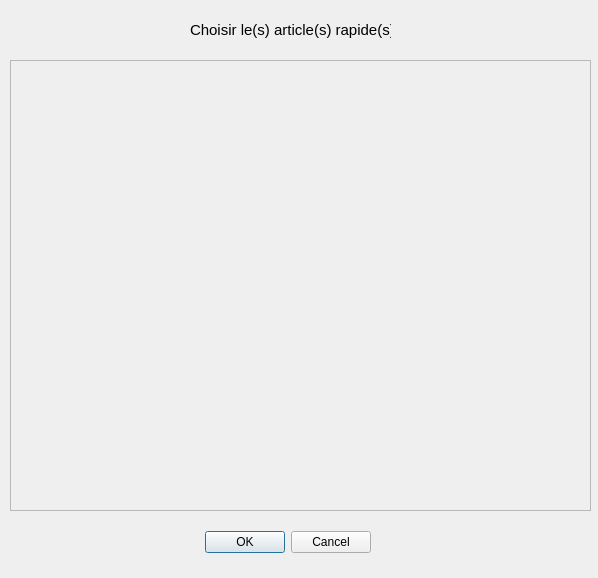
<?xml version="1.0" encoding="UTF-8"?>
<ui version="4.0">
 <class>Dialog</class>
 <widget class="QDialog" name="Dialog">
  <property name="geometry">
   <rect>
    <x>0</x>
    <y>0</y>
    <width>598</width>
    <height>578</height>
   </rect>
  </property>
  <property name="windowTitle">
   <string>Articles rapides</string>
  </property>
  <widget class="QDialogButtonBox" name="buttonBox">
   <property name="geometry">
    <rect>
     <x>200</x>
     <y>530</y>
     <width>171</width>
     <height>24</height>
    </rect>
   </property>
   <property name="orientation">
    <enum>Qt::Orientation::Horizontal</enum>
   </property>
   <property name="standardButtons">
    <set>QDialogButtonBox::StandardButton::Cancel|QDialogButtonBox::StandardButton::Ok</set>
   </property>
  </widget>
  <widget class="QScrollArea" name="scrollArea">
   <property name="geometry">
    <rect>
     <x>10</x>
     <y>60</y>
     <width>581</width>
     <height>451</height>
    </rect>
   </property>
   <property name="widgetResizable">
    <bool>true</bool>
   </property>
   <widget class="QWidget" name="scrollAreaWidgetContents">
    <property name="geometry">
     <rect>
      <x>0</x>
      <y>0</y>
      <width>579</width>
      <height>449</height>
     </rect>
    </property>
   </widget>
  </widget>
  <widget class="QLabel" name="label">
   <property name="geometry">
    <rect>
     <x>190</x>
     <y>20</y>
     <width>201</width>
     <height>20</height>
    </rect>
   </property>
   <property name="font">
    <font>
     <pointsize>11</pointsize>
    </font>
   </property>
   <property name="text">
    <string>Choisir le(s) article(s) rapide(s)</string>
   </property>
  </widget>
 </widget>
 <resources/>
 <connections>
  <connection>
   <sender>buttonBox</sender>
   <signal>accepted()</signal>
   <receiver>Dialog</receiver>
   <slot>accept()</slot>
   <hints>
    <hint type="sourcelabel">
     <x>248</x>
     <y>254</y>
    </hint>
    <hint type="destinationlabel">
     <x>157</x>
     <y>274</y>
    </hint>
   </hints>
  </connection>
  <connection>
   <sender>buttonBox</sender>
   <signal>rejected()</signal>
   <receiver>Dialog</receiver>
   <slot>reject()</slot>
   <hints>
    <hint type="sourcelabel">
     <x>316</x>
     <y>260</y>
    </hint>
    <hint type="destinationlabel">
     <x>286</x>
     <y>274</y>
    </hint>
   </hints>
  </connection>
 </connections>
</ui>
